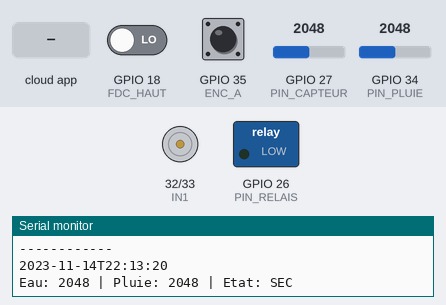
A sketch run on a simulated ESP32. On the bench: motor-driver pin pairs drawn as motors (green arrow = first pin HIGH = forward, orange = second pin HIGH = backward, longer = more drive, scaled by the enable pin), switched loads named in the sketch (green lamp = pin HIGH), the last lines printed to the serial monitor. The test bench sets the inputs (shaded band); at power-on: GPIO 18 (FDC_HAUT) LOW, GPIO 27 (PIN_CAPTEUR) = 2048, GPIO 34 (PIN_PLUIE) = 2048, GPIO 35 (ENC_A) HIGH. WiFi joins after 1.5 s; servers stay silent unless stated; the local clock reads 2024-03-15 10:24:30 at power-on unless the sketch sets it; the Firebase database answers and starts empty. At 10.1 s the program restarts the board; the recording ends there.

Above: at 3.3 s.
3.4 s: the phone or cloud app sets pump to 1
At 6.0 s:
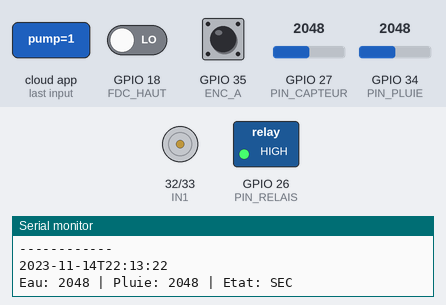
6.3 s: the phone or cloud app sets motor to 1
At 8.8 s:
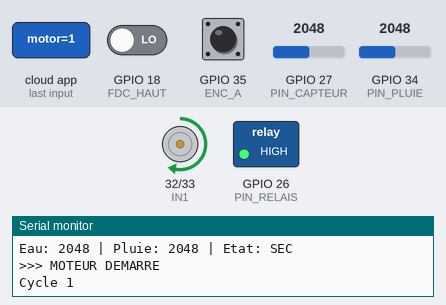
Timing chart, 0 to 10.1 s (numbered marks = the images above; inputs shaded):
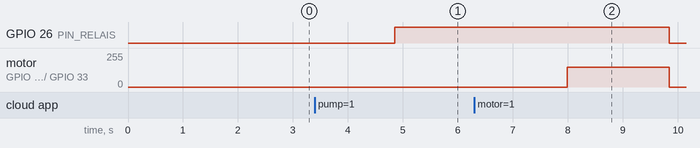

The sketch:

irrigation_system.ino
```cpp
#include <WiFi.h>
#include <FirebaseESP32.h>
#include <Wire.h>
#include <RTClib.h>
#include <esp_task_wdt.h>

// ── WiFi ──────────────────────────────────────────────────────────────────────
#define WIFI_SSID     "your-wifi-name"
#define WIFI_PASSWORD "your-wifi-password"

// ── Firebase ──────────────────────────────────────────────────────────────────
#define API_KEY       "your-firebase-api-key"
#define DATABASE_URL  "https://your-project-default-rtdb.region.firebasedatabase.app"
#define USER_EMAIL    "your-firebase-user@example.com"
#define USER_PASSWORD "your-firebase-user-password"

FirebaseData fbdo;
FirebaseAuth auth;
FirebaseConfig config;
int firebaseFailures = 0;

// ── Hardware pins ─────────────────────────────────────────────────────────────
#define PIN_CAPTEUR   27
#define PIN_PLUIE     34
#define PIN_RELAIS    26
#define LED_BUILTIN   2

#define SEUIL_HAUT    900
#define SEUIL_PLUIE   1500

RTC_DS3231 rtc;

#define ENA  25
#define IN1  32
#define IN2  33

#define ENC_A 35
#define ENC_B 13

#define FDC_HAUT 18
#define FDC_BAS  19

#define PWM_FREQ       5000
#define PWM_RESOLUTION 8

volatile long encoderCount = 0;

const int HEURE_DEMARRAGE  = 23;
const int MINUTE_DEMARRAGE = 21;

bool dejaExecute   = false;
bool nettoyageLance = false;  // set by Firebase command, executed in loop
bool cycleAvecPompe = false;

long lastEncoder   = 0;
unsigned long lastMoveTime = 0;
#define TEMPS_BLOCAGE 2000

bool motorStopDemande = false;
unsigned long dernierCheckMotorStop = 0;
unsigned long dernierCheckPompe = 0;

// ── Firebase helpers ──────────────────────────────────────────────────────────

bool firebasePret() {
  return WiFi.status() == WL_CONNECTED && Firebase.ready();
}

String firebasePath(const char *path) {
  if (path == nullptr || path[0] == '\0') return "/";
  if (path[0] == '/') return String(path);
  String fullPath = "/";
  fullPath += path;
  return fullPath;
}

void firebaseFailureHandler(const String &reason) {
  firebaseFailures++;
  Serial.print("Firebase error: ");
  Serial.println(reason);
  if (firebaseFailures >= 5) {
    firebaseFailures = 0;
    Serial.println("Firebase unstable, retrying...");
  }
}

bool firebaseSetInt(const char *path, int value) {
  if (!firebasePret()) return false;
  String fullPath = firebasePath(path);
  if (!Firebase.setInt(fbdo, fullPath, value)) {
    firebaseFailureHandler(fbdo.errorReason());
    return false;
  }
  firebaseFailures = 0;
  return true;
}

bool firebaseSetBool(const char *path, bool value) {
  if (!firebasePret()) return false;
  String fullPath = firebasePath(path);
  if (!Firebase.setBool(fbdo, fullPath, value)) {
    firebaseFailureHandler(fbdo.errorReason());
    return false;
  }
  firebaseFailures = 0;
  return true;
}

bool firebaseSetString(const char *path, const String &value) {
  if (!firebasePret()) return false;
  String fullPath = firebasePath(path);
  if (!Firebase.setString(fbdo, fullPath, value)) {
    firebaseFailureHandler(fbdo.errorReason());
    return false;
  }
  firebaseFailures = 0;
  return true;
}

bool firebaseGetBool(const char *path, bool *value) {
  if (!firebasePret()) return false;
  String fullPath = firebasePath(path);
  if (!Firebase.getBool(fbdo, fullPath)) {
    firebaseFailureHandler(fbdo.errorReason());
    return false;
  }
  *value = fbdo.boolData();
  firebaseFailures = 0;
  return true;
}

void appliquerCommandePompe(bool force = true) {
  if (!force && millis() - dernierCheckPompe < 500) return;
  dernierCheckPompe = millis();

  bool pumpCmd = false;
  if (firebaseGetBool("controls/pump", &pumpCmd)) {
    bool currentPump = (digitalRead(PIN_RELAIS) == HIGH);
    if (pumpCmd != currentPump) {
      digitalWrite(PIN_RELAIS, pumpCmd ? HIGH : LOW);
    }
    firebaseSetBool("sensors/pump", pumpCmd);
  }
}

void resetStopMoteur() {
  motorStopDemande = false;
  dernierCheckMotorStop = 0;
}

bool stopMoteurDemande() {
  if (millis() - dernierCheckMotorStop < 500) return motorStopDemande;
  dernierCheckMotorStop = millis();

  bool motorCmd = true;
  if (firebaseGetBool("controls/motor", &motorCmd)) {
    motorStopDemande = !motorCmd;
  }
  return motorStopDemande;
}

// ── WiFi reconnection ─────────────────────────────────────────────────────────

void gererConnexionWiFi() {
  static unsigned long lastReconnect = 0;
  if (WiFi.status() == WL_CONNECTED) return;
  if (millis() - lastReconnect > 5000) {
    lastReconnect = millis();
    WiFi.reconnect();
  }
}

// ── Heartbeat (app detects offline when this stops updating) ──────────────────

void envoyerHeartbeat() {
  static unsigned long lastHB = 0;
  if (millis() - lastHB < 5000) return;
  lastHB = millis();
  // rtc.now().unixtime() returns seconds since Unix epoch (1970-01-01)
  firebaseSetInt("sensors/lastSeen", (int)rtc.now().unixtime());
}

// ── Sensor sync ───────────────────────────────────────────────────────────────

void synchroniserCapteurs(int niveau, int pluieVal, bool pluie) {
  static unsigned long lastSend = 0;
  if (millis() - lastSend < 2000) return;
  lastSend = millis();

  int eau = constrain(map(niveau, 0, 4095, 0, 100), 0, 100);

  // Always write current values — no change-detection so stale data
  // from any other source gets overwritten every 2 s.
  firebaseSetInt("sensors/eau",   eau);
  firebaseSetInt("sensors/pluie", pluieVal);
  firebaseSetString("sensors/etat", pluie ? "PLUIE" : "SEC");
}

// ── Read pump / motor commands from app ──────────────────────────────────────
// Pump  → controls/pump  (bool)  → relay direct on/off
// Motor → controls/motor (bool)  → triggers cleaning cycle

void lireCommandesPompeMoteur() {
  static unsigned long lastRead = 0;
  if (!firebasePret() || millis() - lastRead < 2000) return;
  lastRead = millis();

  appliquerCommandePompe();

  // ── Motor: start cleaning cycle on rising edge ────────────────────────────
  static bool prevMotorCmd = false;
  bool motorCmd = false;
  if (firebaseGetBool("controls/motor", &motorCmd)) {
    if (motorCmd && !prevMotorCmd && !nettoyageLance) {
      bool cycleCmd = false;
      firebaseGetBool("controls/cycle", &cycleCmd);
      cycleAvecPompe = cycleCmd;
      nettoyageLance = true;  // handled in loop()
    }
    prevMotorCmd = motorCmd;
  }
}

// ── ISR ───────────────────────────────────────────────────────────────────────

void IRAM_ATTR encoderISR() {
  if (digitalRead(ENC_B) == HIGH) encoderCount++;
  else encoderCount--;
}

// ── Sensor reads ──────────────────────────────────────────────────────────────

int lireCapteurEau() {
  int somme = 0;
  for (int i = 0; i < 10; i++) { somme += analogRead(PIN_CAPTEUR); delay(5); }
  return somme / 10;
}

int lirePluie() {
  int somme = 0;
  for (int i = 0; i < 10; i++) { somme += analogRead(PIN_PLUIE); delay(5); }
  return somme / 10;
}

// ── Motor helpers ─────────────────────────────────────────────────────────────

void motorAvant(int vitesse) {
  digitalWrite(IN1, HIGH); digitalWrite(IN2, LOW); ledcWrite(ENA, vitesse);
}

void motorArriere(int vitesse) {
  digitalWrite(IN1, LOW); digitalWrite(IN2, HIGH); ledcWrite(ENA, vitesse);
}

void motorStop() {
  digitalWrite(IN1, LOW); digitalWrite(IN2, LOW); ledcWrite(ENA, 0);
}

bool obstacleDetecte() {
  if (encoderCount != lastEncoder) {
    lastEncoder   = encoderCount;
    lastMoveTime  = millis();
    return false;
  }
  return (millis() - lastMoveTime > TEMPS_BLOCAGE);
}

void arretUrgence() {
  motorStop();
  digitalWrite(PIN_RELAIS, LOW);
  firebaseSetBool("sensors/pump",  false);
  firebaseSetBool("sensors/motor", false);
  Serial.println("!!! ARRET URGENCE !!!");
  ESP.restart();
}

// ── Cleaning cycle (blocking) ─────────────────────────────────────────────────

void arreterNettoyage(bool utiliserPompe) {
  motorStop();
  if (utiliserPompe) {
    digitalWrite(PIN_RELAIS, LOW);
    firebaseSetBool("sensors/pump", false);
    firebaseSetBool("controls/pump", false);
  }
  firebaseSetBool("sensors/motor", false);
  firebaseSetBool("controls/motor", false);
  firebaseSetBool("controls/cycle", false);
}

bool gererStopMoteur(bool utiliserPompe) {
  if (!stopMoteurDemande()) return false;
  Serial.println("STOP MOTEUR DEMANDE");
  arreterNettoyage(utiliserPompe);
  return true;
}

void nettoyerPanneau(bool utiliserPompe) {
  Serial.println(utiliserPompe ? ">>> NETTOYAGE DEMARRE" : ">>> MOTEUR DEMARRE");
  resetStopMoteur();

  if (utiliserPompe) {
    digitalWrite(PIN_RELAIS, HIGH);
    firebaseSetBool("sensors/pump", true);
  } else {
    appliquerCommandePompe(true);
  }

  firebaseSetBool("sensors/motor", true);

  for (int i = 1; i <= 5; i++) {
    Serial.print("Cycle "); Serial.println(i);

    // ALLER
    unsigned long timeout = millis();
    lastEncoder   = encoderCount;
    lastMoveTime  = millis();

    while (digitalRead(FDC_HAUT) == LOW) {
      esp_task_wdt_reset();
      if (!utiliserPompe) appliquerCommandePompe(false);
      if (gererStopMoteur(utiliserPompe)) return;
      motorAvant(150);
      if (obstacleDetecte()) { Serial.println("OBSTACLE ALLER");  arretUrgence(); }
      if (millis() - timeout > 15000) { Serial.println("TIMEOUT ALLER"); arretUrgence(); }
      delay(5);
    }

    motorStop();
    delay(1000);

    // RETOUR
    timeout       = millis();
    lastEncoder   = encoderCount;
    lastMoveTime  = millis();

    while (digitalRead(FDC_BAS) == LOW) {
      esp_task_wdt_reset();
      if (!utiliserPompe) appliquerCommandePompe(false);
      if (gererStopMoteur(utiliserPompe)) return;
      motorArriere(150);
      if (obstacleDetecte()) { Serial.println("OBSTACLE RETOUR"); arretUrgence(); }
      if (millis() - timeout > 15000) { Serial.println("TIMEOUT RETOUR"); arretUrgence(); }
      delay(5);
    }

    motorStop();
    delay(1000);
  }

  arreterNettoyage(utiliserPompe);
  Serial.println(utiliserPompe ? ">>> NETTOYAGE TERMINE" : ">>> MOTEUR TERMINE");
}

// ── Setup ─────────────────────────────────────────────────────────────────────

void setup() {
  Serial.begin(115200);

  esp_task_wdt_config_t wdt_config = {
    .timeout_ms    = 10000,
    .idle_core_mask = (1 << portNUM_PROCESSORS) - 1,
    .trigger_panic  = true
  };
  esp_task_wdt_init(&wdt_config);
  esp_task_wdt_add(NULL);

  // WiFi
  WiFi.mode(WIFI_STA);
  WiFi.begin(WIFI_SSID, WIFI_PASSWORD);
  Serial.print("Connecting WiFi");
  while (WiFi.status() != WL_CONNECTED) {
    esp_task_wdt_reset();
    delay(500);
    Serial.print(".");
  }
  Serial.println("\nWiFi Connected");

  // Firebase
  config.api_key      = API_KEY;
  config.database_url = DATABASE_URL;
  auth.user.email     = USER_EMAIL;
  auth.user.password  = USER_PASSWORD;
  Firebase.begin(&config, &auth);
  Firebase.reconnectWiFi(true);

  // Give Firebase a moment to connect, then initialise controls/
  Serial.print("Connecting to Firebase");
  unsigned long fbWait = millis();
  while (!Firebase.ready() && millis() - fbWait < 30000) {
    esp_task_wdt_reset();
    delay(300);
    Serial.print(".");
  }
  Serial.println();
  if (Firebase.ready()) {
    bool firebaseOk = true;
    firebaseOk &= firebaseSetString("sensors/source", "ESP32");
    firebaseOk &= firebaseSetBool("controls/pump",  false);
    firebaseOk &= firebaseSetBool("controls/motor", false);
    firebaseOk &= firebaseSetBool("controls/cycle", false);
    Serial.println(firebaseOk ? "Firebase write test OK" : "Firebase write test failed");
  } else {
    Serial.println("Firebase not ready yet; controls/ will sync after connection.");
  }
  Serial.println("controls/ initialised");

  // Motor driver
  pinMode(IN1, OUTPUT);
  pinMode(IN2, OUTPUT);
  ledcAttach(ENA, PWM_FREQ, PWM_RESOLUTION);

  // Encoder
  pinMode(ENC_A, INPUT);
  pinMode(ENC_B, INPUT_PULLUP);
  attachInterrupt(digitalPinToInterrupt(ENC_A), encoderISR, RISING);

  // Limit switches
  pinMode(FDC_HAUT, INPUT_PULLDOWN);
  pinMode(FDC_BAS,  INPUT_PULLDOWN);

  // Relay (pump)
  pinMode(PIN_RELAIS, OUTPUT);
  digitalWrite(PIN_RELAIS, LOW);

  // RTC
  Wire.begin(21, 22);
  if (!rtc.begin()) { Serial.println("RTC ERROR"); ESP.restart(); }
  rtc.adjust(DateTime(F(__DATE__), F(__TIME__))); // ← REMOVE AFTER FIRST UPLOAD

  Serial.println("SYSTEME PRET");
}

// ── Loop ──────────────────────────────────────────────────────────────────────

void loop() {
  esp_task_wdt_reset();
  gererConnexionWiFi();

  DateTime now     = rtc.now();
  int niveau       = lireCapteurEau();
  int pluieVal     = lirePluie();
  bool pluie       = pluieVal < SEUIL_PLUIE;

  synchroniserCapteurs(niveau, pluieVal, pluie);
  envoyerHeartbeat();
  lireCommandesPompeMoteur();

  // Trigger from app (controls/motor set to true)
  if (nettoyageLance) {
    nettoyageLance = false;
    nettoyerPanneau(cycleAvecPompe);
    cycleAvecPompe = false;
  }

  // Auto cleaning on schedule
  if (now.hour()   == HEURE_DEMARRAGE &&
      now.minute() == MINUTE_DEMARRAGE &&
      !dejaExecute &&
      niveau > SEUIL_HAUT &&
      !pluie) {
    nettoyerPanneau(true);
    dejaExecute = true;
  }

  if (now.minute() != MINUTE_DEMARRAGE) dejaExecute = false;

  // Serial log every second
  static unsigned long tLog = 0;
  if (millis() - tLog > 1000) {
    tLog = millis();
    Serial.println("------------");
    Serial.println(now.timestamp(DateTime::TIMESTAMP_FULL));
    Serial.print("Eau: ");   Serial.print(niveau);
    Serial.print(" | Pluie: "); Serial.print(pluieVal);
    Serial.print(" | Etat: "); Serial.println(pluie ? "PLUIE" : "SEC");
  }
}
```

Measured:
- after the input at 3.4 s, GPIO 26 (PIN_RELAIS): LOW → HIGH after 1.5 s
- after the input at 6.3 s, GPIO 26 (PIN_RELAIS): HIGH → LOW after 3.5 s; motor on GPIO 32 (IN1) / GPIO 33 (IN2): stopped → forward 149/255 after 1.7 s, → stopped 1.9 s later
